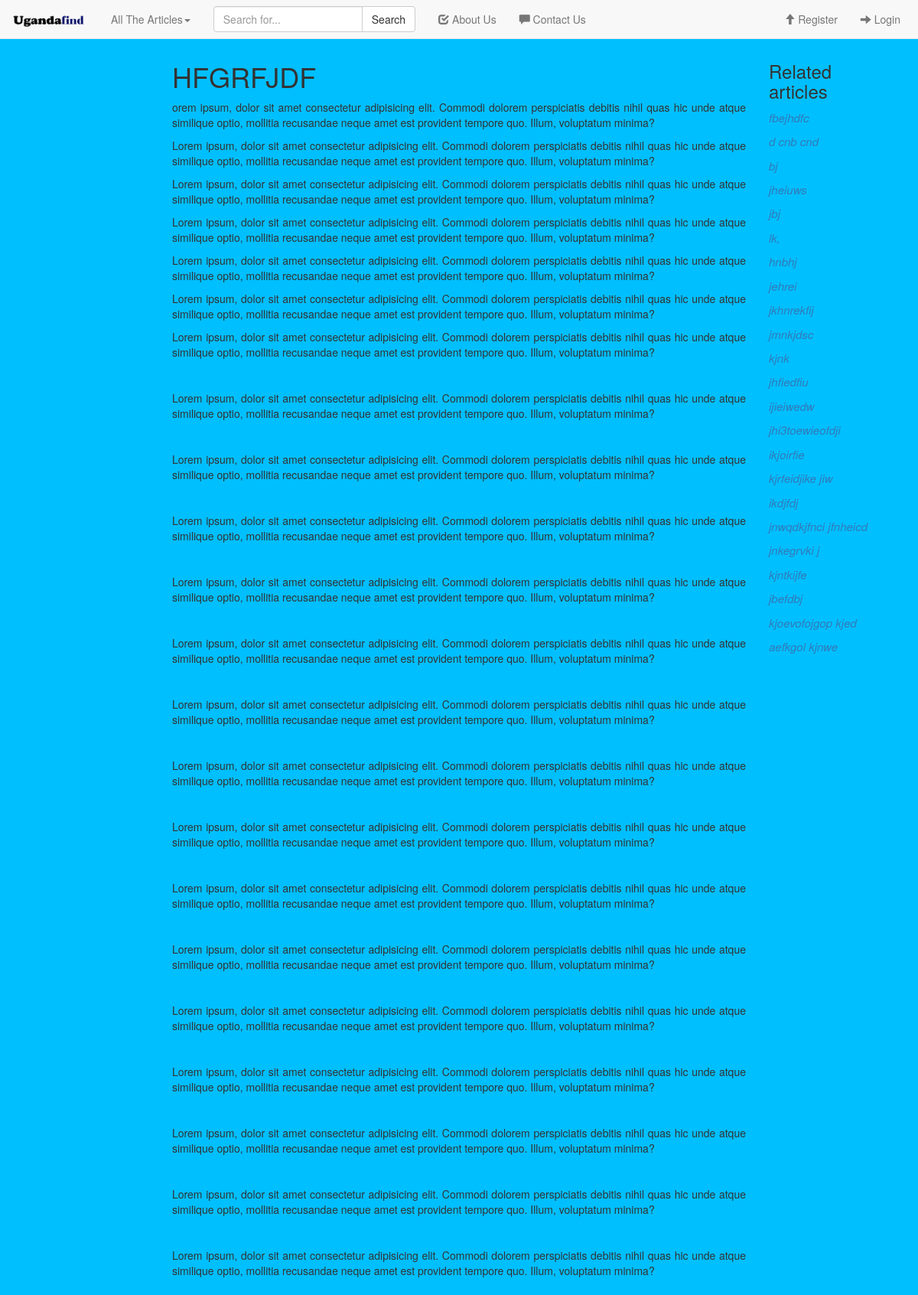
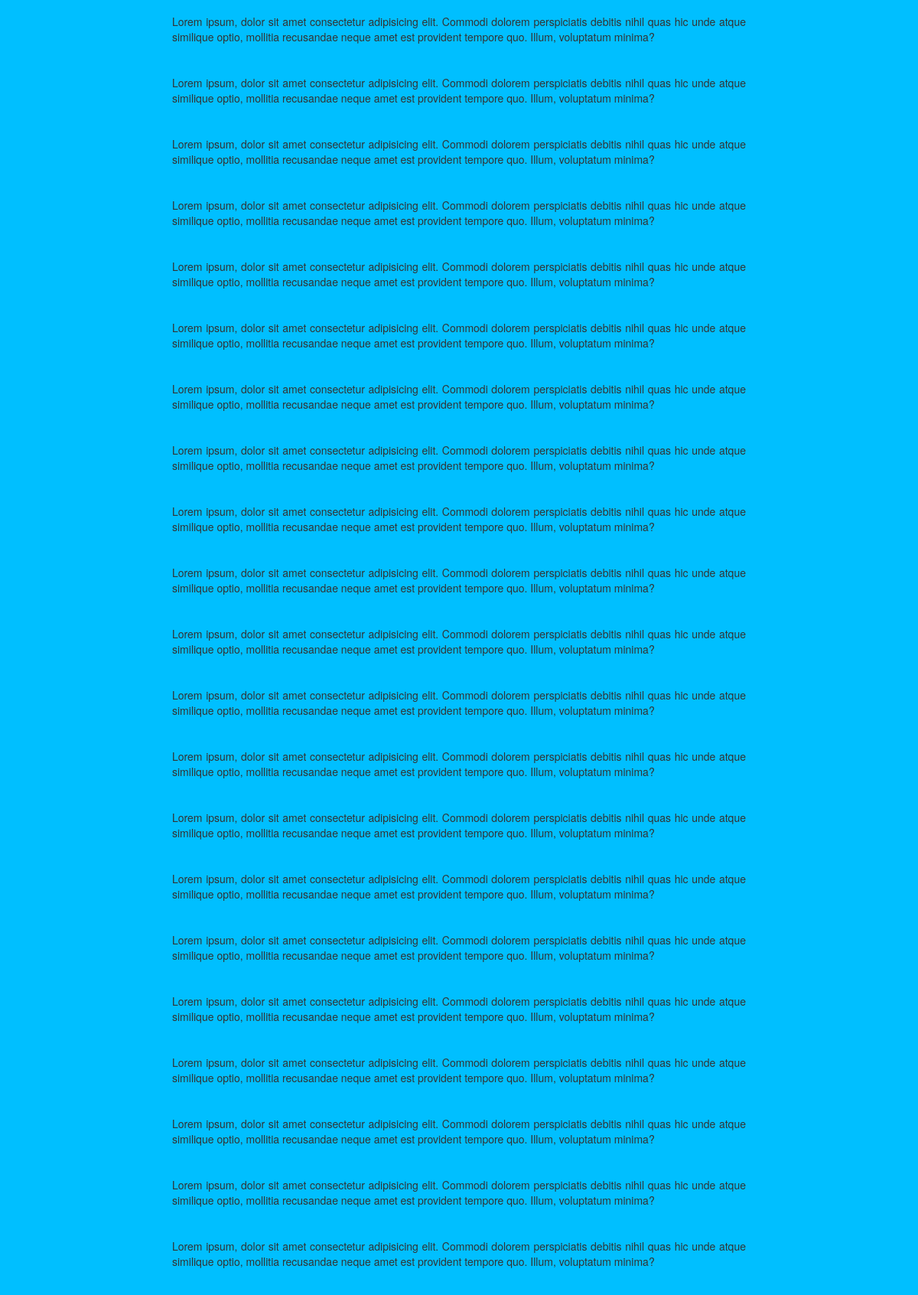
The app's page /article/1/ (upper part) with its own data (2 pictures, top to bottom).
### ourapp/models.py (models this page shows, shortened)
class Article(models.Model):
    ARTICLE =  (
        ('P','political history'),
        ('H', 'healthy'),
        ('C', 'culture'),
        ('E', 'education'),
        ('R', 'religion'),
        ('I', 'economics'),
        ('A', 'agriculture'),
        ('S', 'sports and games'),
        ('G', 'geography'),
        ('T', 'tourism')
    )
    user = models.ForeignKey(User, on_delete=models.CASCADE)
    article_title = models.CharField(max_length=400)
    article_body = RichTextUploadingField(blank=True, null=True)
    article_type = models.CharField(max_length=1, choices=ARTICLE, null=True, blank=True)
    article_references  = models.CharField(max_length=1000, null=True, blank=True)

### ourapp/views.py (the view)
# urls.py: path('article/<int:pk>/', views.related_article, name = 'details'),
def related_article(request,  pk):
    try:
        articles = Article.objects.filter(id=pk)
        for i in articles:
            x = i.article_type
        new_art = Article.objects.filter(article_type=x)[5:]
        return render(request, 'ourapp/articles/show.html', {'new_art':new_art, 'articles':articles})
    except UnboundLocalError:
        return render(request, '404.html', {})

### ourapp/templates/ourapp/articles/show.html (shortened to what this page needs)
{% extends 'ourapp/base.html' %}
{% block body %}
<div class="col-md-2"></div>
<div class="col-md-8" style="text-align: justify;" >
{% for article in articles %}
    <h1>{{ article.article_title | upper }}</h1>
    {{ article.article_body | safe }}
</div>
<div class="col-md-2">
    {% if new_art|length > 0 %}
    <h3>Related articles</h3>
        {% for art in new_art %}
            {% if art.id is not article.id %}
                <p style="font-size:15px; font-style: italic;"><a href="{% url 'ourapp:details' art.id %}">{{ art.article_title }}</a></p>
            {% endif %}
        {% endfor %}
    {% endif %}
</div>
{% endfor %}
{% endblock %}

### ourapp/templates/ourapp/base.html (style rules this page uses)
body { background-color:deepskyblue; }

### records on screen
Article: article_title "HFGRFJDF", article_body "orem ipsum, dolor sit amet consectetur adipisicing elit. Commodi dolorem perspiciatis debitis nihil quas hic unde atque similique optio, mollitia recusandae neque amet est provident tempore quo. Illum, voluptatum minima? Lorem ipsum, dolor sit amet consectetur adipisicing elit. Commodi dolorem perspiciatis debitis nihil quas hic unde atque similique optio, mollitia recusandae neque amet est provident tempore quo. Illum, voluptatum minima? Lorem ipsum, dolor sit amet consectetur adipisicing elit. Commodi dolorem perspiciatis debitis nihil quas hic unde atque similique optio, mollitia recusandae neque amet est provident tempore quo. Illum, voluptatum minima? Lorem ipsum, dolor sit amet…"
Article: article_title "fbejhdfc"
Article: article_title "d cnb cnd"
Article: article_title "bj"
Article: article_title "jheiuws"
Article: article_title "jbj"
Article: article_title "lk,"
Article: article_title "hnbhj"
Article: article_title "jehrei"
Article: article_title "jkhnrekfij"
Article: article_title "jmnkjdsc"
Article: article_title "kjnk"
Article: article_title "jhfiedfiu"
Article: article_title "ijieiwedw"
Article: article_title "jhi3toewieofdji"
Article: article_title "ikjoirfie"
Article: article_title "kjrfeidjike jiw"
Article: article_title "ikdjfdj"
Article: article_title "jnwqdkjfnci jfnheicd"
Article: article_title "jnkegrvki j"
Article: article_title "kjntkijfe"
Article: article_title "jbefdbj"
Article: article_title "kjoevofojgop kjed"
Article: article_title "aefkgol kjnwe"
